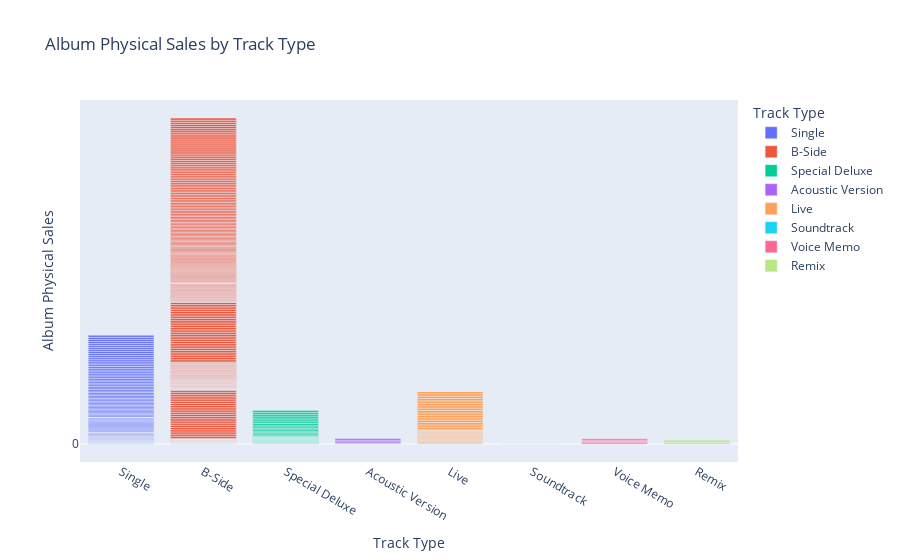

The notebook cell this image was saved under:
### Markdown cell above
How do different track types contribute to album physical sales?

### Code cell
# Bar plot for album physical sales by track type
fig_sales_by_track_type = px.bar(df, x='track_type', y='album_physical_sales', color='track_type', 
                                 title='Album Physical Sales by Track Type',
                                 labels={'album_physical_sales': 'Album Physical Sales', 'track_type': 'Track Type'})
fig_sales_by_track_type.show()

### Figure 1 — Plotly figure (JSON) as saved in the notebook; plotly's stock layout.template omitted (floating-point values rounded to 4 significant figures; data arrays with more than 128 entries replaced by an {"elided": "..."} marker saying what was removed)
{"data": [{"alignmentgroup": "True", "hovertemplate": "Track Type=%{x}<br>Album Physical Sales=%{y}<extra></extra>", "legendgroup": "Single", "marker": {"color": "#636efa", "pattern": {"shape": ""}}, "name": "Single", "offsetgroup": "Single", "orientation": "v", "showlegend": true, "textposition": "auto", "type": "bar", "x": ["Single", "Single", "Single", "Single", "Single", "Single", "Single", "Single", "Single", "Single", "Single", "Single", "Single", "Single", "Single", "Single", "Single", "Single", "Single", "Single", "Single", "Single", "Single", "Single", "Single", "Single", "Single", "Single", "Single", "Single", "Single", "Single", "Single", "Single", "Single", "Single", "Single", "Single", "Single", "Single", "Single", "Single", "Single", "Single", "Single", "Single", "Single", "Single", "Single", "Single", "Single", "Single", "Single", "Single", "Single", "Single", "Single", "Single", "Single", "Single", "Single", "Single", "Single", "Single", "Single", "Single", "Single", "Single", "Single", "Single", "Single", "Single", "Single", "Single", "Single", "Single", "Single", "Single", "Single", "Single", "Single", "Single", "Single", "Single", "Single", "Single", "Single", "Single", "Single", "Single", "Single", "Single", "Single", "Single", "Single", "Single", "Single", "Single", "Single", "Single", "Single", "Single", "Single", "Single", "Single", "Single", "Single", "Single", "Single", "Single", "Single", "Single", "Single", "Single", "Single", "Single"], "xaxis": "x", "y": ["0", "0", "2.853.000", "2.853.000", "0", "0", "4.999.000", "4.999.000", "282.000", "282.000", "282.000", "282.000", "270.000", "270.000", "270.000", "270.000", "270.000", "3.049.000", "3.049.000", "3.049.000", "3.049.000", "974.000", "974.000", "0", "0", "0", "944.000", "944.000", "944.000", "75.000", "75.000", "75.000", "0", "0", "0", "2.352.000", "2.352.000", "2.352.000", "2.061.000", "2.061.000", "2.061.000", "2.061.000", "2.061.000", "2.478.000", "2.478.000", "2.478.000", "2.478.000", "2.478.000", "2.478.000", null, null, "0", "0", "0", "0", "0", "0", "0", "0", "0", "0", "0", "0", "0", "0", "0", "555.000", "555.000", "555.000", "555.000", "555.000", "555.000", "8.158.000", "8.158.000", "8.158.000", "8.158.000", "8.158.000", "8.158.000", "650.000", "650.000", "650.000", "650.000", "650.000", "650.000", "650.000", "4.551.000", "4.551.000", "4.551.000", "4.551.000", "4.551.000", "4.551.000", "4.551.000", "855.000", "855.000", "855.000", "855.000", "855.000", "855.000", "3.962.000", "3.962.000", "3.962.000", "3.962.000", "1.150.000", "1.150.000", "1.150.000", "1.150.000", "1.150.000", "6.636.000", "6.636.000", "6.636.000", "6.636.000", "6.636.000", "5.871.000", "5.871.000", "5.871.000", "5.871.000"], "yaxis": "y"}, {"alignmentgroup": "True", "hovertemplate": "Track Type=%{x}<br>Album Physical Sales=%{y}<extra></extra>", "legendgroup": "B-Side", "marker": {"color": "#EF553B", "pattern": {"shape": ""}}, "name": "B-Side", "offsetgroup": "B-Side", "orientation": "v", "showlegend": true, "textposition": "auto", "type": "bar", "x": {"elided": "371 str values"}, "xaxis": "x", "y": {"elided": "371 str values"}, "yaxis": "y"}, {"alignmentgroup": "True", "hovertemplate": "Track Type=%{x}<br>Album Physical Sales=%{y}<extra></extra>", "legendgroup": "Special Deluxe", "marker": {"color": "#00cc96", "pattern": {"shape": ""}}, "name": "Special Deluxe", "offsetgroup": "Special Deluxe", "orientation": "v", "showlegend": true, "textposition": "auto", "type": "bar", "x": ["Special Deluxe", "Special Deluxe", "Special Deluxe", "Special Deluxe", "Special Deluxe", "Special Deluxe", "Special Deluxe", "Special Deluxe", "Special Deluxe", "Special Deluxe", "Special Deluxe", "Special Deluxe", "Special Deluxe", "Special Deluxe", "Special Deluxe", "Special Deluxe", "Special Deluxe", "Special Deluxe", "Special Deluxe", "Special Deluxe", "Special Deluxe", "Special Deluxe", "Special Deluxe", "Special Deluxe", "Special Deluxe", "Special Deluxe", "Special Deluxe", "Special Deluxe", "Special Deluxe", "Special Deluxe", "Special Deluxe", "Special Deluxe", "Special Deluxe", "Special Deluxe", "Special Deluxe", "Special Deluxe", "Special Deluxe", "Special Deluxe"], "xaxis": "x", "y": ["0", "270.000", "270.000", "270.000", "270.000", "270.000", "270.000", "270.000", "270.000", "270.000", "270.000", "270.000", "270.000", "270.000", "270.000", "270.000", "270.000", "0", "0", "75.000", "0", "0", "555.000", "555.000", "555.000", "650.000", "650.000", "650.000", "650.000", "855.000", "855.000", "855.000", "1.150.000", "1.150.000", "1.150.000", "1.150.000", "1.150.000", "1.150.000"], "yaxis": "y"}, {"alignmentgroup": "True", "hovertemplate": "Track Type=%{x}<br>Album Physical Sales=%{y}<extra></extra>", "legendgroup": "Acoustic Version", "marker": {"color": "#ab63fa", "pattern": {"shape": ""}}, "name": "Acoustic Version", "offsetgroup": "Acoustic Version", "orientation": "v", "showlegend": true, "textposition": "auto", "type": "bar", "x": ["Acoustic Version", "Acoustic Version", "Acoustic Version", "Acoustic Version"], "xaxis": "x", "y": ["974.000", "650.000", "855.000", "855.000"], "yaxis": "y"}, {"alignmentgroup": "True", "hovertemplate": "Track Type=%{x}<br>Album Physical Sales=%{y}<extra></extra>", "legendgroup": "Live", "marker": {"color": "#FFA15A", "pattern": {"shape": ""}}, "name": "Live", "offsetgroup": "Live", "orientation": "v", "showlegend": true, "textposition": "auto", "type": "bar", "x": ["Live", "Live", "Live", "Live", "Live", "Live", "Live", "Live", "Live", "Live", "Live", "Live", "Live", "Live", "Live", "Live", "Live", "Live", "Live", "Live", "Live", "Live", "Live", "Live", "Live", "Live", "Live", "Live", "Live", "Live", "Live", "Live", "Live", "Live", "Live", "Live", "Live", "Live", "Live", "Live", "Live"], "xaxis": "x", "y": ["75.000", "75.000", "75.000", "75.000", "75.000", "75.000", "75.000", "75.000", "75.000", "75.000", "75.000", "75.000", "75.000", "75.000", "75.000", "75.000", "75.000", "376.000", "376.000", "376.000", "376.000", "376.000", "376.000", "376.000", "376.000", "376.000", "376.000", "376.000", "376.000", "376.000", "376.000", "376.000", "376.000", "0", "0", "0", "0", "0", "0", "0", "0"], "yaxis": "y"}, {"alignmentgroup": "True", "hovertemplate": "Track Type=%{x}<br>Album Physical Sales=%{y}<extra></extra>", "legendgroup": "Soundtrack", "marker": {"color": "#19d3f3", "pattern": {"shape": ""}}, "name": "Soundtrack", "offsetgroup": "Soundtrack", "orientation": "v", "showlegend": true, "textposition": "auto", "type": "bar", "x": ["Soundtrack"], "xaxis": "x", "y": ["0"], "yaxis": "y"}, {"alignmentgroup": "True", "hovertemplate": "Track Type=%{x}<br>Album Physical Sales=%{y}<extra></extra>", "legendgroup": "Voice Memo", "marker": {"color": "#FF6692", "pattern": {"shape": ""}}, "name": "Voice Memo", "offsetgroup": "Voice Memo", "orientation": "v", "showlegend": true, "textposition": "auto", "type": "bar", "x": ["Voice Memo", "Voice Memo", "Voice Memo", "Voice Memo"], "xaxis": "x", "y": ["555.000", "555.000", "555.000", "650.000"], "yaxis": "y"}, {"alignmentgroup": "True", "hovertemplate": "Track Type=%{x}<br>Album Physical Sales=%{y}<extra></extra>", "legendgroup": "Remix", "marker": {"color": "#B6E880", "pattern": {"shape": ""}}, "name": "Remix", "offsetgroup": "Remix", "orientation": "v", "showlegend": true, "textposition": "auto", "type": "bar", "x": ["Remix", "Remix"], "xaxis": "x", "y": ["855.000", "5.871.000"], "yaxis": "y"}], "layout": {"barmode": "relative", "legend": {"title": {"text": "Track Type"}, "tracegroupgap": 0}, "title": {"text": "Album Physical Sales by Track Type"}, "xaxis": {"anchor": "y", "categoryarray": ["Single", "B-Side", "Special Deluxe", "Acoustic Version", "Live", "Soundtrack", "Voice Memo", "Remix"], "categoryorder": "array", "domain": [0, 1], "title": {"text": "Track Type"}}, "yaxis": {"anchor": "x", "domain": [0, 1], "title": {"text": "Album Physical Sales"}}}}
